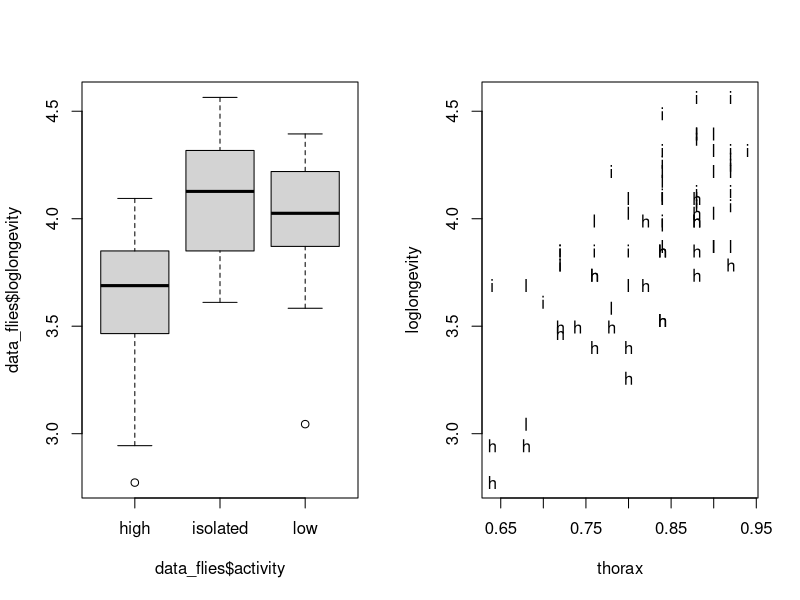
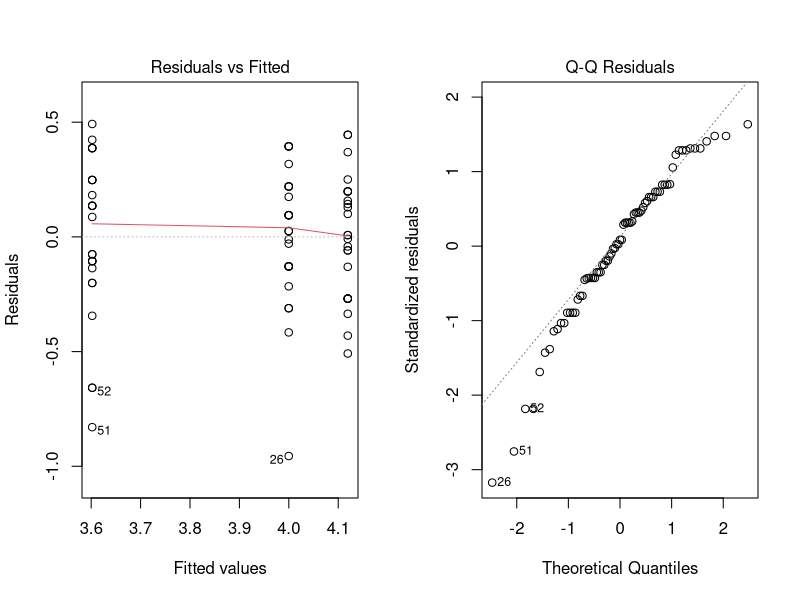
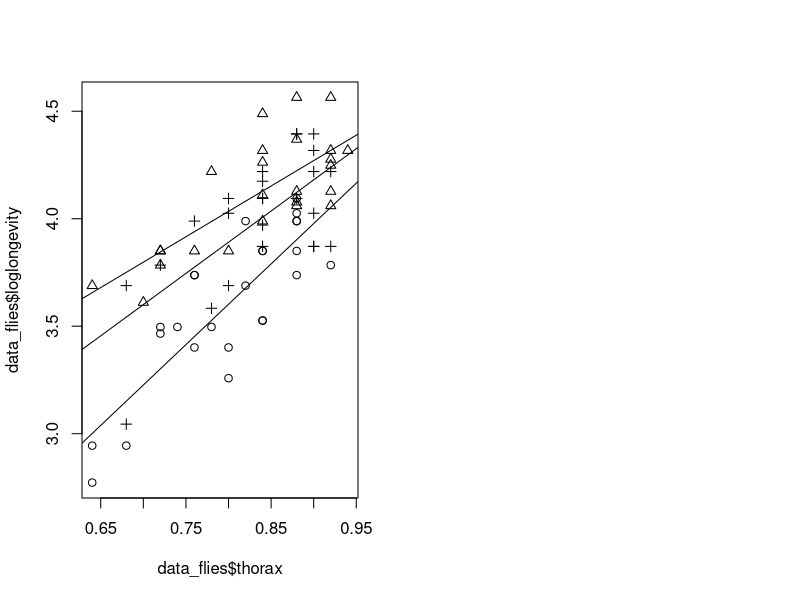
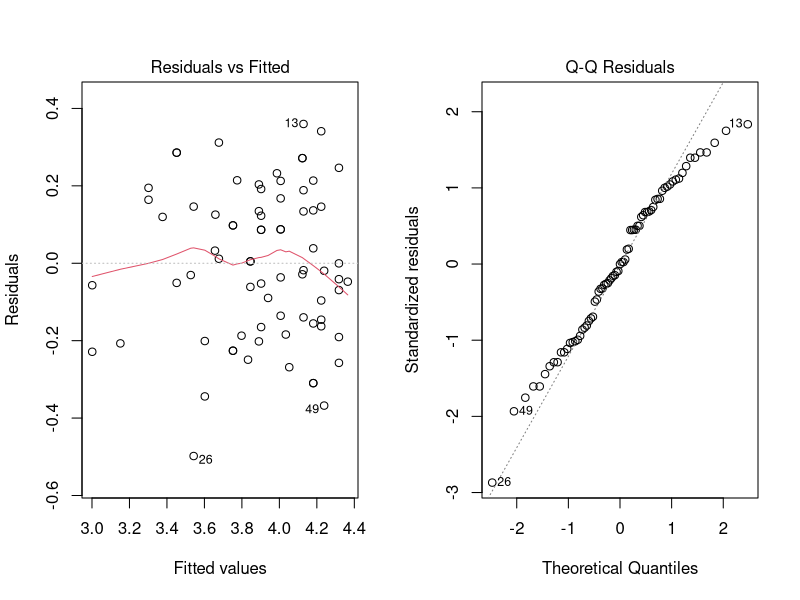
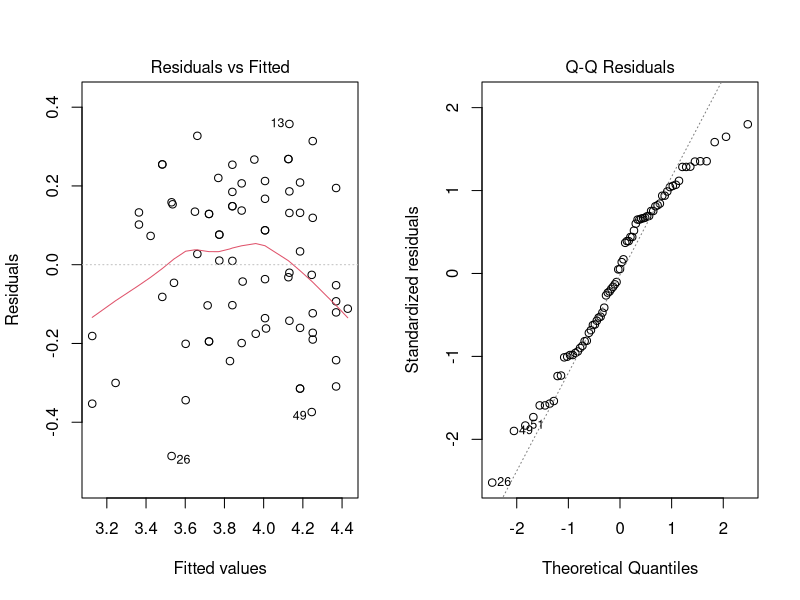
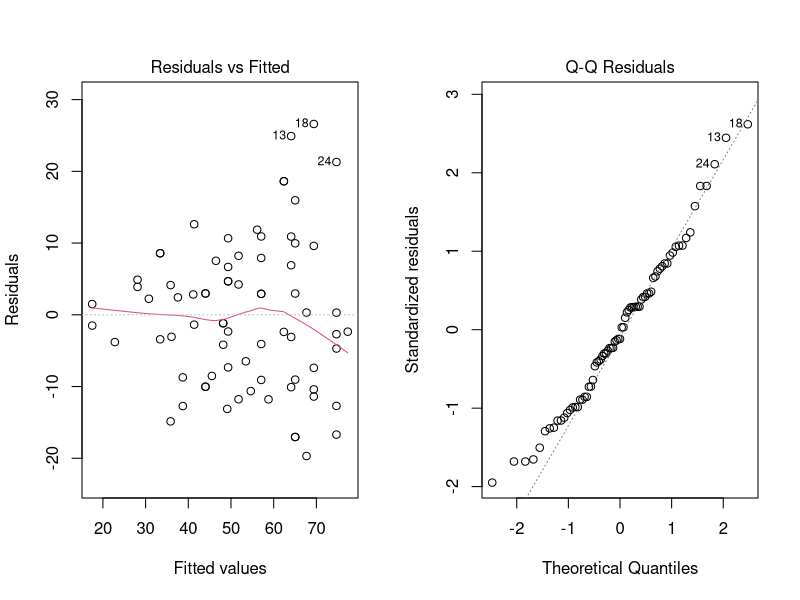
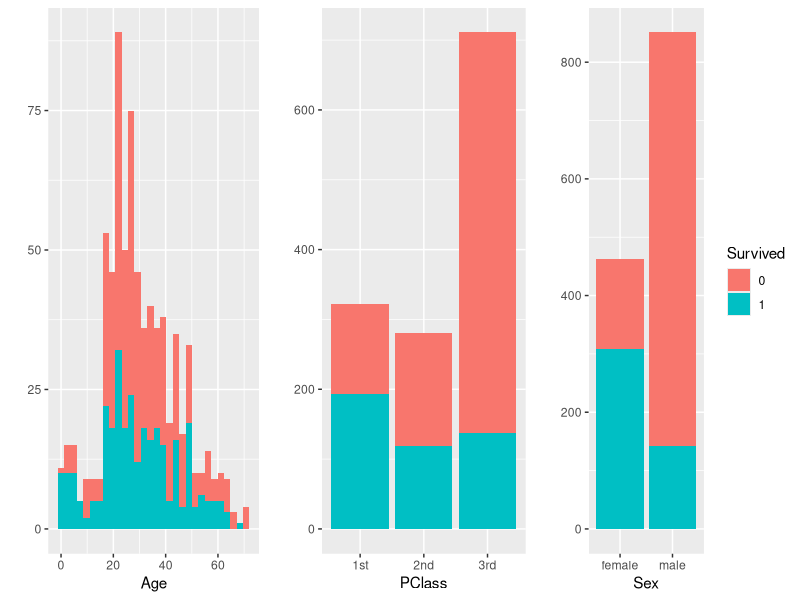

Reproduce these figures in R, in order.
## ---- chunk 1
library(tidyverse)
library(rstudioapi)
library(lme4)
library(car)
library(gridExtra)

knitr::opts_chunk$set(echo = TRUE)
setwd(dirname(getActiveDocumentContext()$path))
# round numbers to 3 digits
options(digits = 3)
## ---- chunk 2
data_flies <- read.table(file="data/fruitflies.txt", header=TRUE)
data_flies$activity <- as.factor(data_flies$activity)
# add loglongevity
data_flies <- data_flies %>% mutate(loglongevity = log(longevity))
# make informative plot - boxplot
par(mfrow=c(1,2));
plot(data_flies$loglongevity~data_flies$activity)
plot(loglongevity~thorax,pch=as.character(activity), data=data_flies)
## ---- chunk 3
# perform test to see if sexual activity has an effect on longevity
model <- lm(loglongevity~activity, data = data_flies) # prepare model
par(mfrow=c(1,2)); plot(model, 1); plot(model, 2) # investigate normality
# perform one-way ANOVA
anova(model); summary(model)$coefficients
## ---- chunk 4
# perform additive ANCOVA analysis
model_1 <- lm(loglongevity~thorax+activity, data = data_flies) # prepare model
anova(model_1); table <- summary(model_1)$coefficients; table
# extract model's parameter
intercept <- table[,1][1]; beta <- table[,1][2]
alpha_high <- 0; alpha_low <- table[,1][4]
alpha_isolated <- table[,1][3]
# calculate mean thorax
mean_thorax <- mean(data_flies$thorax)
# calculate estimates
estimate_high <- exp(1)**(intercept + alpha_high + beta * mean_thorax)
estimate_low <- exp(1)**(intercept + alpha_low + beta * mean_thorax)
estimate_isolated <- exp(1)**(intercept + alpha_isolated + beta * mean_thorax)
estimates <- c(estimate_isolated, estimate_low, estimate_high)
activity_levels <- unique(as.character(data_flies$activity))
knitr::kable(data.frame(Activity = activity_levels,
                           `Longevity estimate` = estimates),
             caption = "Longevity estimates for average thorax fruit fly")
## ---- chunk 5
plot(data_flies$loglongevity~data_flies$thorax,pch=unclass(data_flies$activity))
for (i in activity_levels) { 
  abline(lm(loglongevity~thorax
            ,data=data_flies[data_flies$activity==i,]))}
## ---- chunk 6
# perform ANCOVA with interaction analysis
model_interaction <- lm(loglongevity~thorax*activity, data = data_flies) # prepare model
par(mfrow=c(1,2)); plot(model_interaction , 1); plot(model_interaction , 2) # investigate normality
anova(model_interaction)
## ---- chunk 7
par(mfrow=c(1,2)); plot(model_1 , 1); plot(model_1 , 2) # investigate normality
## ---- chunk 8
# perform additive ANCOVA analysis
model <- lm(longevity~thorax+activity, data = data_flies) # prepare model
anova(model); table <- summary(model)$coefficients; table
# extract model's parameter
intercept <- table[,1][1]; beta <- table[,1][2]
alpha_high <- 0; alpha_low <- table[,1][4]
alpha_isolated <- table[,1][3]
# calculate mean thorax
mean_thorax <- mean(data_flies$thorax)
# calculate estimates
estimate_high <- intercept + alpha_high + beta * mean_thorax
estimate_low <- intercept + alpha_low + beta * mean_thorax
estimate_isolated <- intercept + alpha_isolated + beta * mean_thorax
estimates <- c(estimate_isolated, estimate_low, estimate_high)
activity_levels <- unique(as.character(data_flies$activity))
knitr::kable(data.frame(Activity = activity_levels,
                           `Longevity estimate` = estimates),
             caption = "Longevity estimates for average thorax fruit fly")
## ---- chunk 9
par(mfrow=c(1,2)); plot(model , 1); plot(model , 2) # investigate normality
## ---- chunk 10
par(mfrow=c(1,3))
titanic <- read.table(file="data/titanic.txt", header=TRUE)
titanic$Survived = as.factor(titanic$Survived)
plot1 <- qplot(x = Age, fill = Survived, data = titanic, show.legend = FALSE)
plot2 <- qplot(x = PClass, fill = Survived, data = titanic, show.legend = FALSE)
plot3 <- qplot(x = Sex,fill=Survived, data = titanic)
grid.arrange(plot1, plot2, plot3, ncol=3)
titanic <- read.table(file="data/titanic.txt", header=TRUE)
class_sex =  xtabs(~PClass+ Sex, data=titanic);class_sex
tot = xtabs(Survived ~ PClass + Sex, data=titanic);tot
round(tot/class_sex, 2)
## ---- chunk 11
# what to do with NAs?
titanic$PClass <- as.factor(titanic$PClass)
titanic$Sex <- as.factor(titanic$Sex)
logistic <- glm(Survived~PClass+Age+Sex, data = titanic, family = binomial)
summary(logistic)$coefficients
drop1(logistic,test="Chisq")
odds_male_example =  exp(3.7597 + 1 * -1.2920 + 0 * -2.5214 + 1 * -2.6314 + 25 * -0.0392)
odds_male_example
odds_female_example =  exp(3.7597 + 0 * -1.2920 + 0 * -2.5214 + 0 * -2.6314 + 25 * -0.0392)
odds_female_example
## ---- chunk 12
# interaction of sex and age
logistic_interaction_sex <- glm(Survived~Age*Sex, data = titanic, family = binomial)
summary(logistic_interaction_sex)$coefficients

# interaction of PClass and age
logistic_interaction_pclass <- glm(Survived~Age*PClass, data = titanic, family = binomial)
summary(logistic_interaction_pclass)$coefficients
## ---- chunk 13
# add the interaction term
logistic_interaction_1 <- glm(Survived~PClass+Age+Sex+Age:Sex, data = titanic, family = binomial) # remove Age

logistic_interaction_2 <- glm(Survived~PClass+Sex+Age:Sex, data = titanic, family = binomial) # remove Sex

logistic_interaction_final <- glm(Survived~PClass+Age:Sex, data = titanic, family = binomial)
summary(logistic_interaction_final)$coefficients
## ---- chunk 14
# predict for 53 years and all PClass, Sex
classes <- as.character(unique(titanic$PClass))
sexes <- as.character(unique(titanic$Sex))
age <- 53
new_data <- expand.grid(PClass = classes, Sex = sexes, Age = age)
results <- predict(logistic_interaction_final, new_data, type="response")
final <- new_data %>% bind_cols(Survival = results)
knitr::kable(final)
## ---- chunk 15
new_model <- glm(Survived~PClass+Sex, data = titanic, family = binomial)
drop1(new_model,test="Chisq")
## ---- chunk 16
africa <- read.table(file="data/africa.txt", header=TRUE)
africa$pollib <- as.factor(africa$pollib)
poisson_model <- glm(miltcoup~oligarchy+pollib+parties+pctvote+popn+size+numelec+numregim,family=poisson,data=africa)
summary(poisson_model)
## ---- chunk 17
# For every summary the variable with the highest P-value was excluded
summary(glm(miltcoup~oligarchy+pollib+parties+pctvote+popn+size+
              numelec+numregim,family=poisson,data=africa)) # remove numelec

summary(glm(miltcoup~oligarchy+pollib+parties+pctvote+popn+size+
              numregim,family=poisson,data=africa)) # remove numregim

summary(glm(miltcoup~oligarchy+pollib+parties+pctvote+popn+size,
            family=poisson,data=africa)) # remove size

summary(glm(miltcoup~oligarchy+pollib+parties+pctvote+popn,
            family=poisson,data=africa)) # remove popn

summary(glm(miltcoup~oligarchy+pollib+parties+pctvote,
            family=poisson,data=africa)) # remove pctvote
## ---- chunk 18
final_poisson <- glm(miltcoup~oligarchy+pollib+parties,
                     family=poisson,data=africa) # final
summary(final_poisson)
## ---- chunk 19
# get average values
new_data <- africa %>% mutate_if(is.numeric, mean) %>% select(-pollib, -miltcoup)
new_data <- new_data[1,]
avg_oligarchy <- new_data$oligarchy; avg_parties <- new_data$parties;
avg_pctvote <- new_data$pctvote; avg_popn <- new_data$popn;
avg_size <- new_data$size; avg_numelec <- new_data$numelec;
avg_numregim <- new_data$numregim

# get a list of political liberalization levels
pollib <- sort(as.character(unique(africa$pollib)))
new_data <- expand.grid(pollib = pollib, oligarchy = avg_oligarchy,
                        parties = avg_parties, pctvote = avg_pctvote,
                        popn = avg_popn, size = avg_size,
                        numelec = avg_numelec, numregim = avg_numregim)

new_data_reduced <- expand.grid(pollib = pollib, oligarchy = avg_oligarchy,
                        parties = avg_parties)

results <- predict(final_poisson, new_data_reduced, type="response")
final <- new_data_reduced %>% bind_cols(Prediction = results)
knitr::kable(final, caption = "Predictions with the model from b)")
